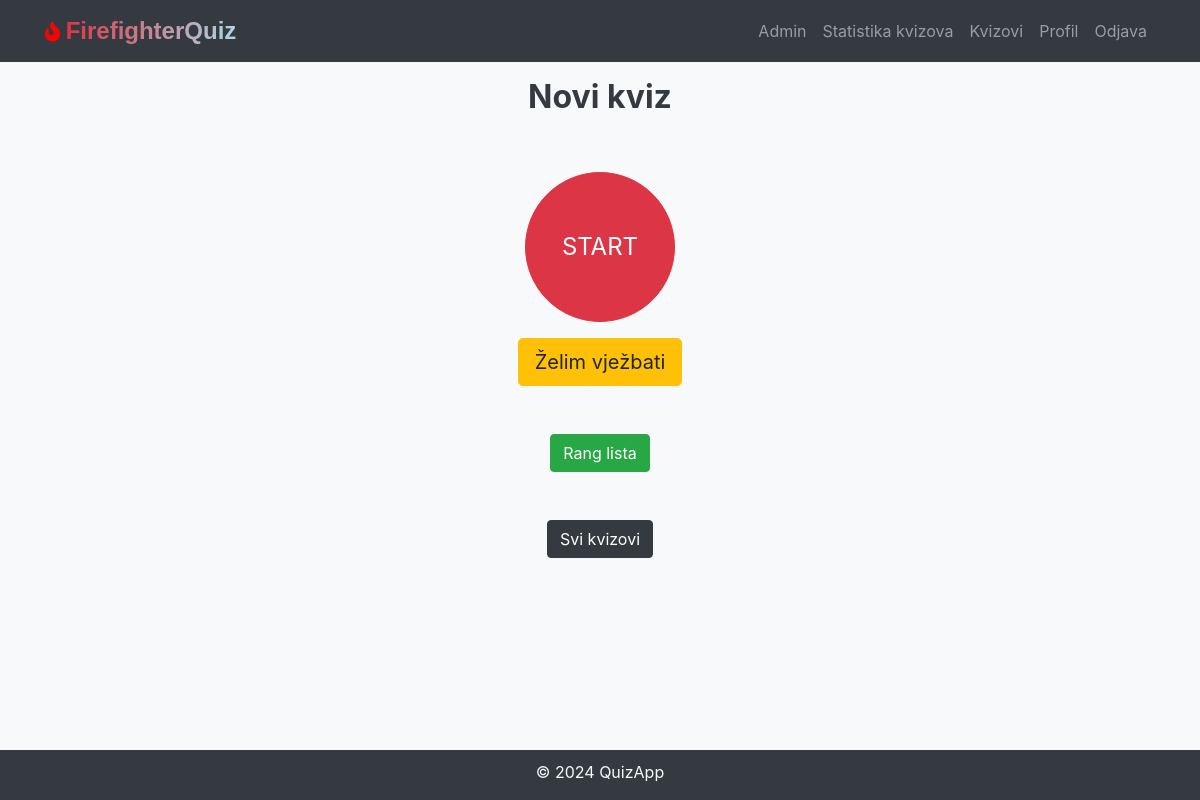
/quiz/5 (signed in), run on an earlier commit of the app's database.
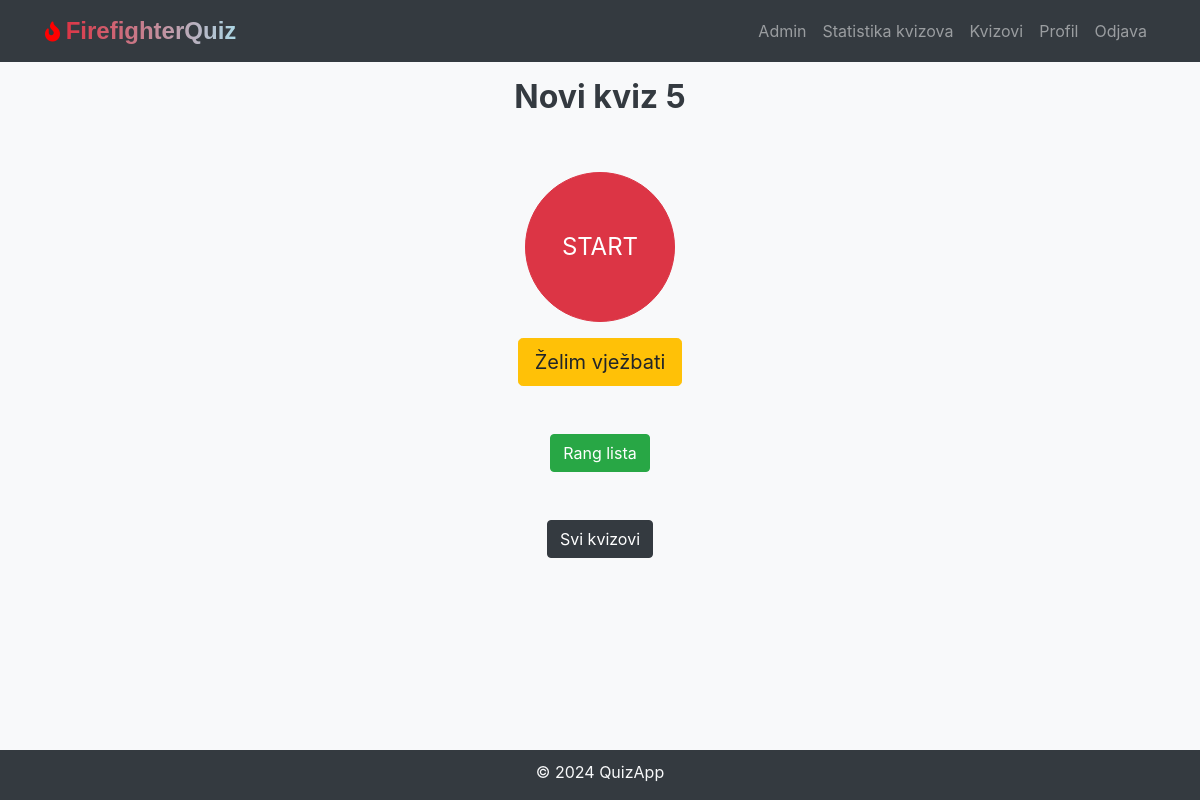
And on a later commit of the database.
### models.py (models this page shows)
class Quiz(db.Model):
    id = db.Column(db.Integer, primary_key=True)
    quiz_name = db.Column(db.String(255), nullable=False)
    questions = db.relationship('Question', backref='quiz', lazy=True)
    quiz_scores = db.relationship('QuizScore', backref='quiz', lazy=True)

### views.py (the view, shortened to what this page needs)
@views_app.route('/quiz/<int:quiz_id>', methods=['GET', 'POST'])
@login_required
def quiz(quiz_id):
    questions = Question.query.filter_by(quiz_id=quiz_id).all()
    quiz_name = Quiz.query.get(quiz_id).quiz_name
    for question in questions:
        shuffle(question.answers)
    shuffle(questions)
    return render_template('quiz1.html', quiz_id=quiz_id, quiz_name=quiz_name, questions=questions, score=None)

### models.py (called while the page is built)
@login_manager.user_loader
def load_user(user_id):
    return User.query.get(int(user_id))

### templates/quiz1.html (shortened to what this page needs)
<!DOCTYPE html>
<html lang="en">
<head>
    <link rel="stylesheet" href="https://maxcdn.bootstrapcdn.com/bootstrap/4.5.2/css/bootstrap.min.css">
    <link rel="stylesheet" href="{{ url_for('static', filename='css/styles-quiz.css') }}">
    <link rel="stylesheet" href="{{ url_for('static', filename='css/styles.css') }}">
    <link rel="stylesheet" href="https://cdnjs.cloudflare.com/ajax/libs/font-awesome/5.15.1/css/all.min.css"  />
</head>
<body>
{% include 'navbar.html' %}
<div class="container mt-3 col-8">
    <h1 class="quiz-title text-dark">{{ quiz_name }}</h1>
    {% if score is none %}
        <div class=" text-center">
            <div>
                <button class="mt-5 btn btn-primary btn-lg" id="startQuizBtn">START</button>
            </div>
            <div>
                <button class="btn btn-warning btn-lg mt-3" id="startPracticeBtn">Želim vježbati</button>
            </div>
            <div>
                <a id="highscoresBtn" href="{{ url_for('views.highscores', quiz_id=quiz_id) }}" class=" mt-5 btn btn-success mt-3">Rang lista</a>
            </div>
        </div>
    {% endif %}
    <div class="mt-5 text-center" id="welcomeBtn">
        <a href="{{ url_for('views.welcome') }}" class="btn btn-dark">Svi kvizovi</a>
    </div>
</div>
{% include 'footer.html' %}
</body>
</html>

What changed in the data, as far as the page shows it:
changed Quiz: quiz_name "Novi kviz" → "Novi kviz 5"
